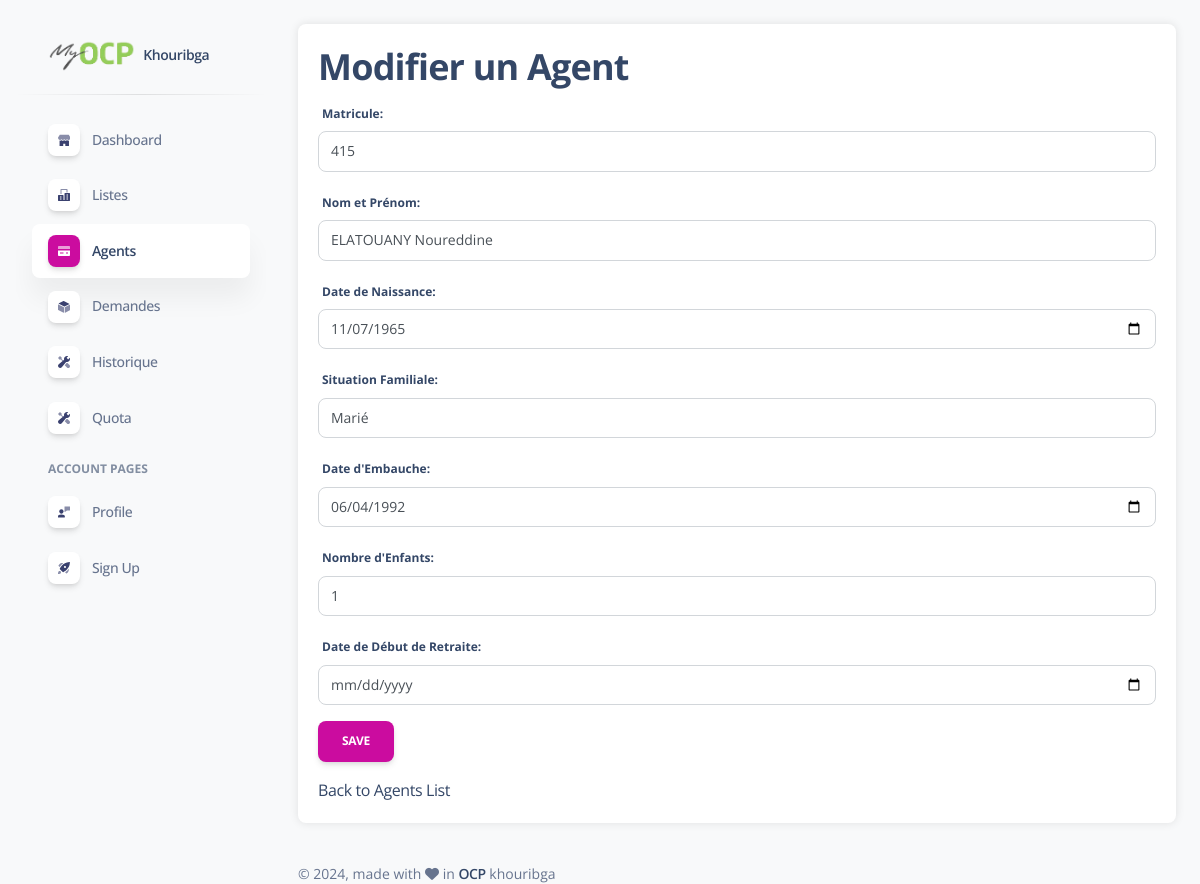
Screenshot of /agents/edit/100685/ with the database file from the repository.
### listings/models.py (models this page shows, shortened)
class Agent(models.Model):
    matricule = models.CharField(max_length=20)
    nom_prenom = models.CharField(max_length=100)
    date_naissance = models.DateField()
    sit_fam = models.CharField(max_length=100)
    date_embauche = models.DateField()
    nombre_enf = models.IntegerField()
    date_debut_retraite = models.DateField(null=True, blank=True)

### listings/views.py (the view)
# urls.py: path('agents/edit/<int:agent_id>/', views.edit_agent, name='edit_agent'),
def edit_agent(request, agent_id):
    agent = get_object_or_404(Agent, pk=agent_id)
    if request.method == 'POST':
        form = AgentForm(request.POST, instance=agent)
        if form.is_valid():
            form.save()
            messages.success(request, "Agent modifié avec succès !")
            return redirect('AgentsAffichage')
    else:
        form = AgentForm(instance=agent)
    return render(request, 'listings/edit_agent.html', {'form': form})

### listings/templates/listings/edit_agent.html (shortened to what this page needs)
{% load static %}
<!DOCTYPE html>
<html lang="en">
<head>
  <link href="{% static 'listings/assets/css/nucleo-icons.css' %}" rel="stylesheet" />
  <link href="{% static 'listings/assets/css/nucleo-svg.css' %}" rel="stylesheet" />
  <link href="{% static 'listings/assets/css/nucleo-svg.css' %}" rel="stylesheet" />
  <link id="pagestyle" href="{% static 'listings/assets/css/soft-ui-dashboard.css' %}"  rel="stylesheet" />
</head>
<body class="g-sidenav-show  bg-gray-100">
  <aside class="sidenav navbar navbar-vertical navbar-expand-xs border-0 border-radius-xl my-3 fixed-start ms-3 " id="sidenav-main">
    <div class="sidenav-header">
      <a class="navbar-brand m-0" href="https://demos.creative-tim.com/soft-ui-dashboard/pages/dashboard.html" target="_blank">
        <img src="{% static 'listings/assets/img/logo-ocp.png' %}" class="navbar-brand-img h-100" alt="main_logo">
        <span class="ms-1 font-weight-bold">Khouribga</span>
      </a>
    </div>
    <hr class="horizontal dark mt-0">
    <div class="collapse navbar-collapse  w-auto  max-height-vh-100 h-100" id="sidenav-collapse-main">
      <ul class="navbar-nav">
        <li class="nav-item">
            <a class="nav-link  " href="{% url 'dashboard' %}">
            <div class="icon icon-shape icon-sm shadow border-radius-md bg-white text-center me-2 d-flex align-items-center justify-content-center">
            </div>
            <span class="nav-link-text ms-1">Dashboard</span>
          </a>
        </li>
        <li class="nav-item">
          <a class="nav-link" href="{% url 'listes' %}">
            <div class="icon icon-shape icon-sm shadow border-radius-md bg-white text-center me-2 d-flex align-items-center justify-content-center">
            </div>
            <span class="nav-link-text ms-1">Listes</span>
          </a>
        </li>
        <li class="nav-item">
          <a class="nav-link  active" href="{% url 'AgentsAffichage' %}">
            <div class="icon icon-shape icon-sm shadow border-radius-md bg-white text-center me-2 d-flex align-items-center justify-content-center">
            </div>
            <span class="nav-link-text ms-1">Agents</span>
          </a>
        </li>
        <li class="nav-item">
          <a class="nav-link  " href="{% url 'demande_list' %}">
            <div class="icon icon-shape icon-sm shadow border-radius-md bg-white text-center me-2 d-flex align-items-center justify-content-center">
            </div>
            <span class="nav-link-text ms-1">Demandes</span>
          </a>
        </li>
        <li class="nav-item">
          <a class="nav-link" href="{% url 'historique' %}">
            <div class="icon icon-shape icon-sm shadow border-radius-md bg-white text-center me-2 d-flex align-items-center justify-content-center">
            </div>
            <span class="nav-link-text ms-1">Historique</span>
          </a>
        </li>
        <li class="nav-item">
          <a class="nav-link " href="{% url 'quota' %}">
            <div class="icon icon-shape icon-sm shadow border-radius-md bg-white text-center me-2 d-flex align-items-center justify-content-center">
            </div>
            <span class="nav-link-text ms-1">Quota</span>
          </a>
        </li>
        <li class="nav-item mt-3">
          <h6 class="ps-4 ms-2 text-uppercase text-xs font-weight-bolder opacity-6">Account pages</h6>
        </li>
        <li class="nav-item">
          <a class="nav-link  " href="{% url 'profile' %}">
            <div class="icon icon-shape icon-sm shadow border-radius-md bg-white text-center me-2 d-flex align-items-center justify-content-center">
            </div>
            <span class="nav-link-text ms-1">Profile</span>
          </a>
        </li>
        <li class="nav-item">
          <a class="nav-link  " href="{% url 'signup' %}">
            <div class="icon icon-shape icon-sm shadow border-radius-md bg-white text-center me-2 d-flex align-items-center justify-content-center">
            </div>
            <span class="nav-link-text ms-1">Sign Up</span>
          </a>
        </li>
      </ul>
    </div>
  </aside>
  <main class="main-content position-relative max-height-vh-100 h-100 mt-1 border-radius-lg ">
    <div class="container my-4">
        <div class="form-container">
            <h2>Modifier un Agent</h2>
            <form method="post">
                {{ form.as_p }}
                <button type="submit" class="btn btn-primary">Save</button>
            </form>
            <div>
                 <a href="{% url 'AgentsAffichage' %}">Back to Agents List</a>
            </div>
        </div>
    </div>
    <footer class="footer pt-3  ">
      <div class="container-fluid">
        <div class="row align-items-center justify-content-lg-between">
          <div class="col-lg-6 mb-lg-0 mb-4">
            <div class="copyright text-center text-sm text-muted text-lg-start">
              © ,
              made with <i class="fa fa-heart"></i> in
              <a href="https://www.creative-tim.com" class="font-weight-bold" target="_blank">OCP</a>
            khouribga
            </div>
          </div>
        </div>
      </div>
    </footer>
  </main>
</body>
</html>

### listings/static/listings/assets/css/nucleo-svg.css (style rules this page uses)
.icon { display: inline-block; color: #111111; height: 1em; width: 1em; }
.icon-sm { height: 0.8em; width: 0.8em; }
.icon { fill: currentColor; stroke: none; }

### listings/templates/listings/edit_agent.html (style rules this page uses)
.form-container { background-color: #ffffff; padding: 20px; border-radius: 8px; box-shadow: 0 0 10px rgba(0, 0, 0, 0.1); }

### rows the page displays
Agent: matricule "415", nom_prenom "ELATOUANY Noureddine", date_naissance "11/07/1965", sit_fam "Marié", date_embauche "06/04/1992", nombre_enf "1"
